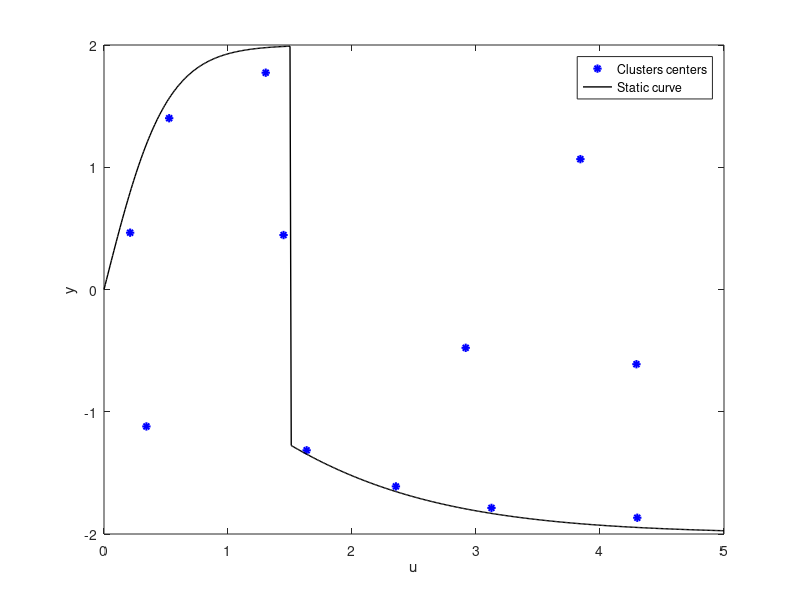
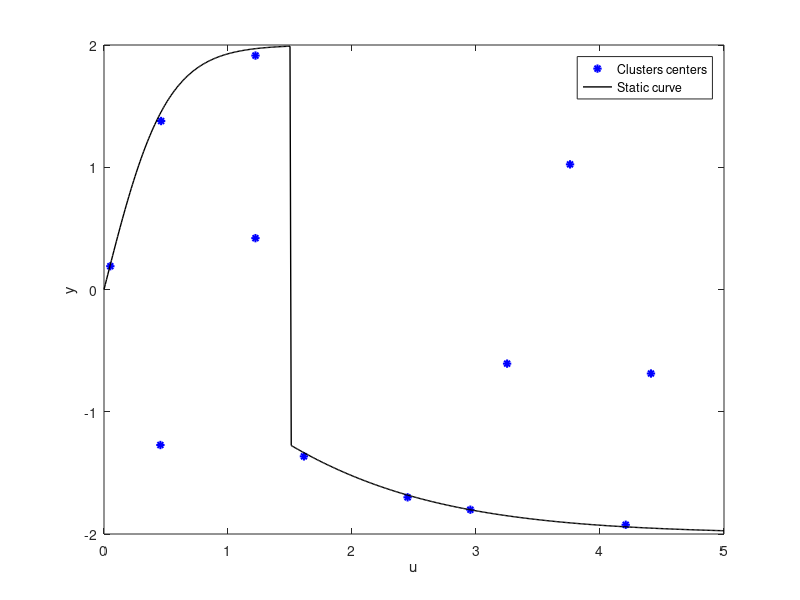
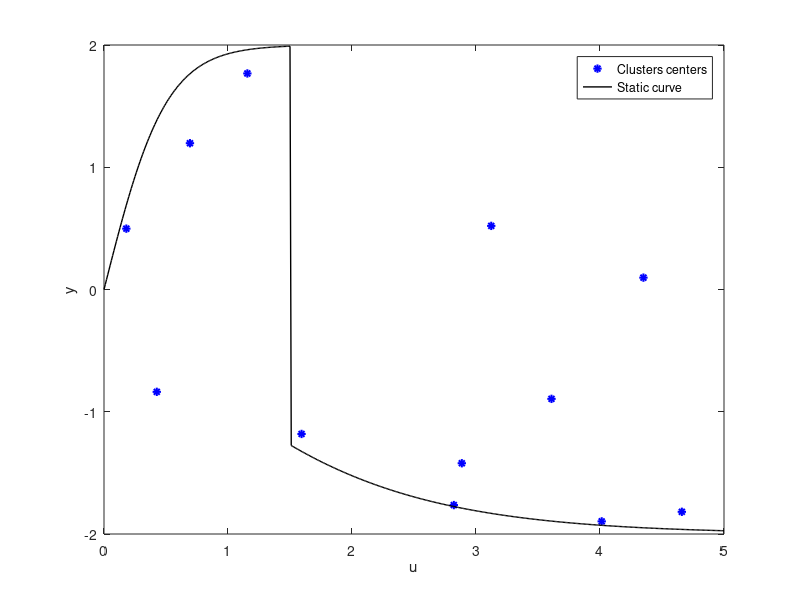
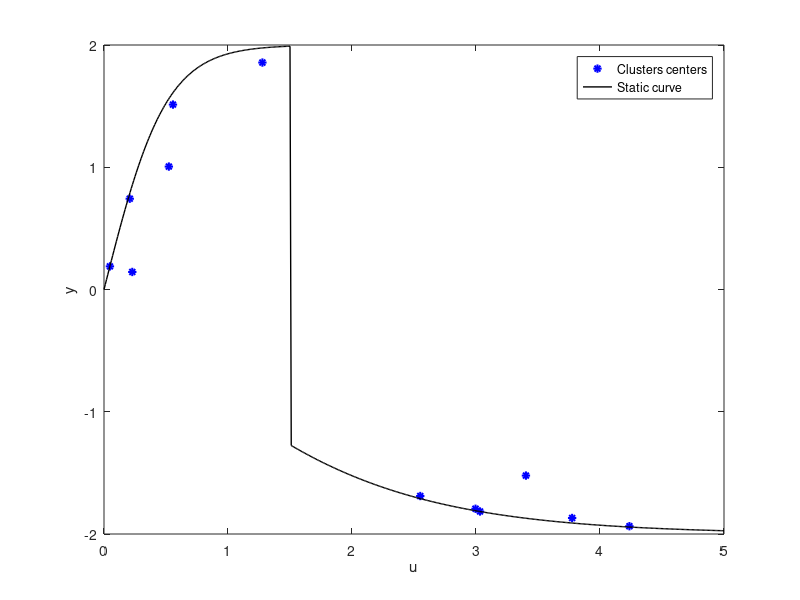

The MATLAB script that drew these images, in order:
%% Limpa a memoria e carrega os dados
clear % Limpa a memoria
clc % Limpa a janela de comando
close all
% Carrega os dados da planta
load('u.mat'); % Carrega os dados de entrada
load('y.mat'); % Carrega os dados de saida
load('u_.mat'); % Carrega dados da curva estática
load('y_.mat'); % Carrega dados da curva estática
load('centros_CM.mat');
load('centros_nrFCM.mat');
load('centros_GK.mat');
load('centros_PFGG.mat');
load('centros_Sub.mat');
load('centros_ETS_plus.mat');
load('centros_JG.mat');
load('centros_ELM.mat');
t = (1:length(u))'; % Vetor de amostras
[ord_centros_CM,ind_CM] = sort(centros_CM(1,:));
[ord_centros_nrFCM,ind_nrFCM] = sort(centros_nrFCM(1,:));
[ord_centros_GK,ind_GK] = sort(centros_GK(1,:));
[ord_centros_PFGG,ind_PFGG] = sort(centros_PFGG(1,:));
[ord_centros_Sub,ind_Sub] = sort(centros_Sub(1,:));
[ord_centros_JG,ind_JG] = sort(centros_JG(1,:));
[ord_centros_ELM,ind_ELM] = sort(centros_ELM(1,:));
[ord_centros_ETS_plus,ind_ETS_plus] = sort(centros_ETS_plus(1,:));
ord_centros_CM(2,:) = centros_CM(2,ind_CM);
ord_centros_nrFCM(2,:) = centros_nrFCM(2,ind_nrFCM);
ord_centros_GK(2,:) = centros_GK(2,ind_GK);
ord_centros_PFGG(2,:) = centros_PFGG(2,ind_PFGG);
ord_centros_Sub(2,:) = centros_Sub(2,ind_Sub);
ord_centros_JG(2,:) = centros_JG(2,ind_JG);
ord_centros_ELM(2,:) = centros_ELM(2,ind_ELM);
ord_centros_ETS_plus(2,:) = centros_ETS_plus(2,ind_ETS_plus);

for i = 1:length(ord_centros_CM(1,:))
    if ord_centros_CM(1,i) <= 1.5
        saida_CM(1,i) = 2*tanh(2*ord_centros_CM(1,i));
        erro_CM(1,i) = saida_CM(1,i) - ord_centros_CM(2,i);
    else
        saida_CM(1,i) = -2*(exp(ord_centros_CM(1,i))-1)/(exp(ord_centros_CM(1,i))+1);
        erro_CM(1,i) = saida_CM(1,i) - ord_centros_CM(2,i);
    end
    if ord_centros_nrFCM(1,i) <= 1.5
        saida_nrFCM(1,i) = 2*tanh(2*ord_centros_nrFCM(1,i));
        erro_nrFCM(1,i) = saida_nrFCM(1,i) - ord_centros_nrFCM(2,i);
    else
        saida_nrFCM(1,i) = -2*(exp(ord_centros_nrFCM(1,i))-1)/(exp(ord_centros_nrFCM(1,i))+1);
        erro_nrFCM(1,i) = saida_nrFCM(1,i) - ord_centros_nrFCM(2,i);
    end
    if ord_centros_GK(1,i) <= 1.5
        saida_GK(1,i) = 2*tanh(2*ord_centros_GK(1,i));
        erro_GK(1,i) = saida_GK(1,i) - ord_centros_GK(2,i);
    else
        saida_GK(1,i) = -2*(exp(ord_centros_GK(1,i))-1)/(exp(ord_centros_GK(1,i))+1);
        erro_GK(1,i) =  saida_GK(1,i)  - ord_centros_GK(2,i);
    end
    if ord_centros_PFGG(1,i) <= 1.5
        saida_PFGG(1,i) = 2*tanh(2*ord_centros_PFGG(1,i));
        erro_PFGG(1,i) = saida_PFGG(1,i) - ord_centros_PFGG(2,i);
    else
        saida_PFGG(1,i) = -2*(exp(ord_centros_PFGG(1,i))-1)/(exp(ord_centros_PFGG(1,i))+1);
        erro_PFGG(1,i) = saida_PFGG(1,i) - ord_centros_PFGG(2,i);
    end
    if ord_centros_Sub(1,i) <= 1.5
        saida_Sub(1,i) = 2*tanh(2*ord_centros_Sub(1,i));
        erro_Sub(1,i) = saida_Sub(1,i) - ord_centros_Sub(2,i);
    else
        saida_Sub(1,i) = -2*(exp(ord_centros_Sub(1,i))-1)/(exp(ord_centros_Sub(1,i))+1);
        erro_Sub(1,i) =  saida_Sub(1,i)  - ord_centros_Sub(2,i);
    end
    if ord_centros_JG(1,i) <= 1.5
        saida_JG(1,i) = 2*tanh(2*ord_centros_JG(1,i));
        erro_JG(1,i) = saida_JG(1,i) - ord_centros_JG(2,i);
    else
        saida_JG(1,i) = -2*(exp(ord_centros_JG(1,i))-1)/(exp(ord_centros_JG(1,i))+1);
        erro_JG(1,i) =  saida_JG(1,i)  - ord_centros_JG(2,i);
    end
    if ord_centros_ELM(1,i) <= 1.5
        saida_ELM(1,i) = 2*tanh(2*ord_centros_ELM(1,i));
        erro_ELM(1,i) = saida_ELM(1,i) - ord_centros_ELM(2,i);
    else
        saida_ELM(1,i) = -2*(exp(ord_centros_ELM(1,i))-1)/(exp(ord_centros_ELM(1,i))+1);
        erro_ELM(1,i) = saida_ELM(1,i) - ord_centros_ELM(2,i);
    end
    if ord_centros_ETS_plus(1,i) <= 1.5
        saida_ETS_plus(1,i) = 2*tanh(2*ord_centros_ETS_plus(1,i));
        erro_ETS_plus(1,i) = saida_ETS_plus(1,i) - ord_centros_ETS_plus(2,i);
    else
        saida_ETS_plus(1,i) = -2*(exp(ord_centros_ETS_plus(1,i))-1)/(exp(ord_centros_ETS_plus(1,i))+1);
        erro_ETS_plus(1,i) =  saida_ETS_plus(1,i)  - ord_centros_ETS_plus(2,i);
    end
end

figure
plot(centros_CM(1,:),centros_CM(2,:),'b*','LineWidth',1.5)
hold on
plot(u_,y_,'k','LineWidth',1);
legend('Clusters centers','Static curve')
xlabel('u')
ylabel('y')
figure
plot(centros_nrFCM(1,:),centros_nrFCM(2,:),'b*','LineWidth',1.5)
hold on
plot(u_,y_,'k','LineWidth',1);
legend('Clusters centers','Static curve')
xlabel('u')
ylabel('y')
figure
plot(centros_GK(1,:),centros_GK(2,:),'b*','LineWidth',1.5)
hold on
plot(u_,y_,'k','LineWidth',1);
legend('Clusters centers','Static curve')
xlabel('u')
ylabel('y')
figure
plot(centros_PFGG(1,:),centros_PFGG(2,:),'b*','LineWidth',1.5)
hold on
plot(u_,y_,'k','LineWidth',1);
legend('Clusters centers','Static curve')
xlabel('u')
ylabel('y')
figure
plot(centros_Sub(1,:),centros_Sub(2,:),'b*','LineWidth',1.5)
hold on
plot(u_,y_,'k','LineWidth',1);
legend('Clusters centers','Static curve')
xlabel('u')
ylabel('y')
figure
plot(centros_JG(1,:),centros_JG(2,:),'b*','LineWidth',1.5)
hold on
plot(u_,y_,'k','LineWidth',1);
legend('Clusters centers','Static curve')
xlabel('u')
ylabel('y')
figure
plot(centros_ETS_plus(1,:),centros_ETS_plus(2,:),'b*','LineWidth',1.5)
hold on
plot(u_,y_,'k','LineWidth',1);
legend('Clusters centers','Static curve')
xlabel('u')
ylabel('y')
figure
plot(centros_ELM(1,:),centros_ELM(2,:),'b*','LineWidth',1.5)
hold on
plot(u_,y_,'k','LineWidth',1);
legend('Clusters centers','Static curve')
xlabel('u')
ylabel('y')
%legend('$C$-\textit{means}','GK','Subtrativo','Algoritmo proposto','ETS+',"Curva est\'atica",'Interpreter','latex')
% xlabel('u','Interpreter','latex')
% ylabel('y','Interpreter','latex')

% figure
% plot(ord_centros_CM(1,:),erro_CM,'b-.')
% hold on
% plot(ord_centros_GK(1,:),erro_GK,'b--')
% plot(ord_centros_Sub(1,:),erro_Sub,'b')
% plot(ord_centros_JG(1,:),erro_JG,'g')
% plot(ord_centros_ETS_plus(1,:),erro_ETS_plus,'g--')
% legend('C-means','GK','Subtractive','Proposed algorithm','ETS+')

% figure
% plot(ord_centros_Sub(1,:),erro_Sub,'b')
% hold on
% plot(ord_centros_JG(1,:),erro_JG,'g')
% legend('Subtractive','Proposed algorithm')
% xlabel('Input','FontSize',12)
% ylabel('Error','FontSize',12)

RMSE_CM = sqrt(mean(erro_CM.^2))
RMSE_nrFCM = sqrt(mean(erro_nrFCM.^2))
RMSE_GK = sqrt(mean(erro_GK.^2))
RMSE_PFGG = sqrt(mean(erro_PFGG.^2))
RMSE_Sub = sqrt(mean(erro_Sub.^2))
RMSE_JG = sqrt(mean(erro_JG.^2))
RMSE_ELM = sqrt(mean(erro_ELM.^2))
RMSE_ETS_plus = sqrt(mean(erro_ETS_plus.^2))

MAE_CM = mean(abs(erro_CM))
MAE_nrFCM = mean(abs(erro_nrFCM))
MAE_GK = mean(abs(erro_GK))
MAE_PFGG = mean(abs(erro_PFGG))
MAE_Sub = mean(abs(erro_Sub))
MAE_JG = mean(abs(erro_JG))
MAE_ELM = mean(abs(erro_ELM))
MAE_ETS_plus = mean(abs(erro_ETS_plus))

VAF_CM = 100*(1-var(erro_CM)/var(saida_CM))
VAF_nrFCM = 100*(1-var(erro_nrFCM)/var(saida_nrFCM))
VAF_GK = 100*(1-var(erro_GK)/var(saida_GK))
VAF_PFGG = 100*(1-var(erro_PFGG)/var(saida_PFGG))
VAF_Sub = 100*(1-var(erro_Sub)/var(saida_Sub))
VAF_JG = 100*(1-var(erro_JG)/var(saida_JG))
VAF_ELM = 100*(1-var(erro_ELM)/var(saida_ELM))
VAF_ETS_plus = 100*(1-var(erro_ETS_plus)/var(saida_ETS_plus))

